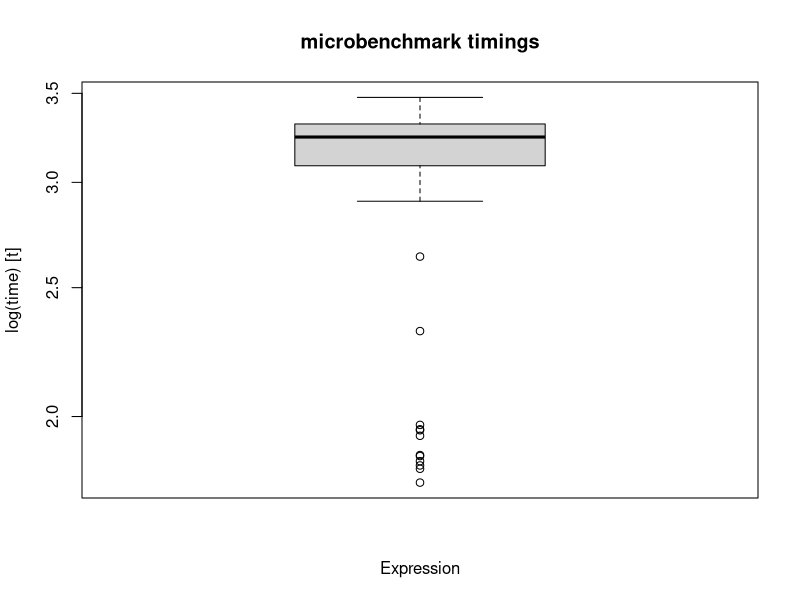
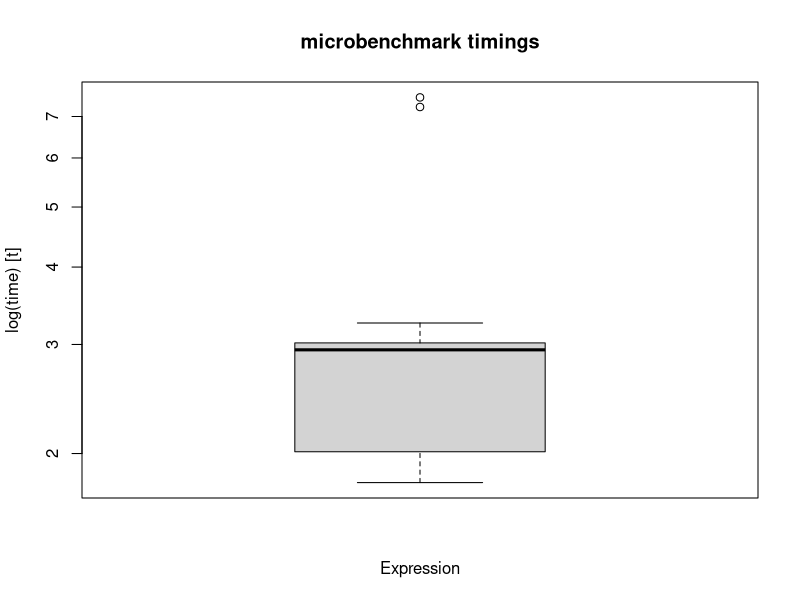
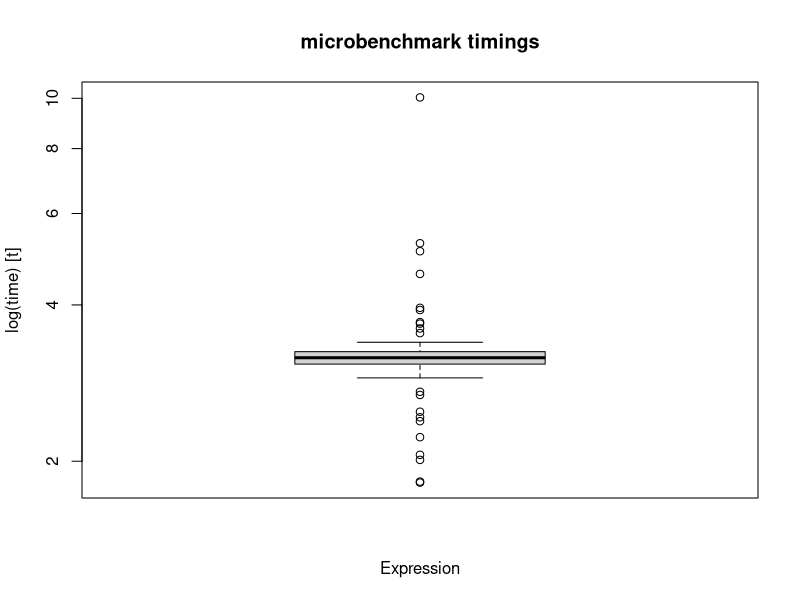

R code for these plots, in order:
## ---- chunk 1
knitr::opts_chunk$set(echo = TRUE)
## ---- chunk 2
#get a timestamp
tsstr <- format(Sys.time(), "%Y/%m/%d|%H:%M") # tsstr == time stamp string in form YYYYmmddHHMM
cat("Date and Time stamp:", tsstr, "\n")
# and here is a way to get the UTC time
tutc<-as.POSIXlt(Sys.time(), tz = "UTC")
print(tutc)
utctstmp<-format(tutc, "%Y/%m/%d|%H:%M")
print(utctstmp)
## ---- chunk 3
si <- sessionInfo()
si <- as.vector(si)
si
## ---- chunk 4
envron <- function(){
D1 <- as.numeric(1) # use variable to avoid constants when double precision invoked
E5 <- 10 # arbitrary scaling for additive equality tests
B9 <- 1E+35 # big number, not necessarily biggest possible
E6 <- 1 # initial value for radix 
E9 <- 1 # initial value for machine precision
D0 <- E6 
repeat{
  E9 <- E9 / 2 # start of loop to decrease estimated machine precision
  D0 <- E6 + E9 # force storage of sum into a floating-point scalar
  if (D0 <= E6) break
} # repeat reduction while (1+E9) > 1
E9 <- E9 * 2 # restore smallest E9 which gives (1 + E9) > 1
repeat {
   E6 <- E6 + 1 # try different radix values
   D0 <- E6 + E9
   if (D0 <= E6) break
} # until a shift is observed
J1 <- 1 # initial count of radix digits in mantissa
E9 <- 1 # use radix for exact machine precision
repeat {  
  E9 <- E9 / E6 # loop while dividing by radix
  J1 <- J1 + 1 # increment counter
  D0 <- D1 + E9 # add tp 1
  if (D0 <= D1) break # test and repeat until equality
}
E9 <- E9 * E6 # recover last value of machine precision
J1 <- J1 - 1 # and adjust the number of digits
mpvals<-list(eps = E9, radix = E6, ndigits = J1)
}
mp <- envron()
E9 <- mp$eps
E6 <- mp$radix
J1 <- mp$ndigits
cat("E9 = ",E9,"  -- the machine precision,  E9=MIN (X  1+X>1)\n")
cat( "E9*1E+16=", E9 * 1E+16, "\n")
cat( "E6 = ",E6,"  -- the radix of arithmetic", "\n")
cat( "J1 = ",J1,"  -- the number of radix digits in mantissa of FP numbers", "\n")
cat( "E6^(-J1+1) * 1E+16=", 1E+16*(E6^(-J1+1)), "\n")
cat(".Machine$double.eps=", .Machine$double.eps, "\n")
cat("From R  .Machine:\n")
cat("double.eps =", .Machine$double.eps, "\n", 
    "double.base =", .Machine$double.base, "\n", 
    "double.digits =", .Machine$double.digits, "\n" )
## ---- chunk 5
Sys.info()
## ---- chunk 6
loopesc <- function(nn){
  ss <- 0
  for (i in 1:nn) {
    xx <- exp(sin(cos(1.0*i)))
    ss <- ss + xx
  }
  xx
}

require("microbenchmark")
# nvals<-c(1000, 10000, 100000, 1000000)
# tvals<-rep(NA, length(nvals))
# i<-0
# for (nn in nvals) {
#   i <- i + 1
#   cat(nn, "\n")
  nn <- 10000
  library(compiler)
  le <- cmpfun(loopesc)
  te <- microbenchmark(le(nn), unit='us')
  print(te)
  boxplot(te)
  tt <- microbenchmark(loopesc(nn), unit = 'us')
  print(tt)
  boxplot(tt)
#  ht<-hist(tt$time)
#  plot(ht, main="Histogram of loopesc times")
  tt2 <- microbenchmark(loopesc(nn), unit = 'us', control=list(warmup=2))
  print(tt2)
  boxplot(tt2)

#  ht2<-hist(tt2$time)
#  plot(ht2, main="Histogram of loopesc times after 2 warmup cycles")
# }
# plot(log10(nvals), log(tvals))
## ---- chunk 7

